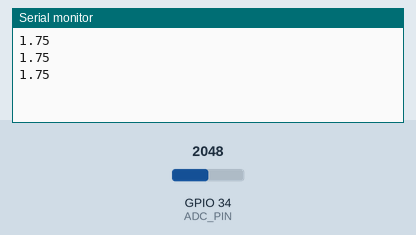
Simulated run of this sketch. Board: ESP32. Parts: the last lines printed to the serial monitor. The inputs (shaded band) are chosen by the test bench; at power-on: GPIO 34 (ADC_PIN) = 2048.

Above: at 1.3 s.
1.4 s: GPIO 34 (ADC_PIN) set to 2866
At 1.9 s:
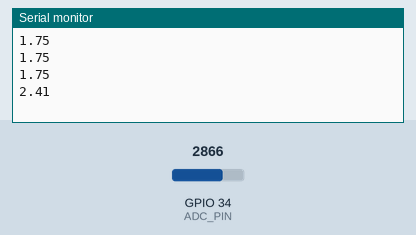
2.9 s: GPIO 34 (ADC_PIN) set to 3603
At 3.4 s:
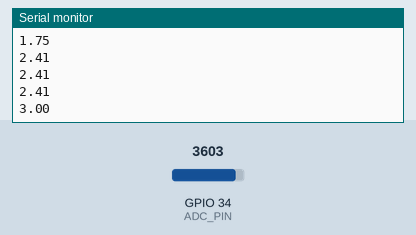
Timing chart, 0 to 5.9 s (numbered marks = the images above; inputs shaded):
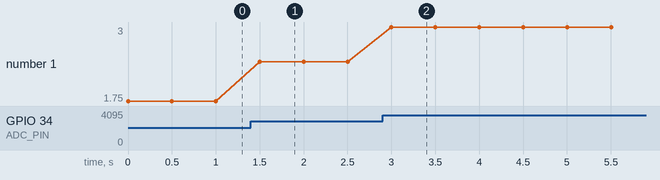

The sketch:

Vibranium.ino
```cpp
#define ADC_PIN 34

void setup() {
  Serial.begin(115200);
  pinMode(ADC_PIN, INPUT);

}

void loop() {
  int rawValue = analogRead(ADC_PIN);
  float voltage = ((rawValue / 4095.0) * 3.3) + 0.10;

  Serial.println(voltage);

  delay(500);
}
```

Measured:
- after the input at 1.4 s, the serial monitor: prints a new line after 0.10 s (image 1)
- after the input at 2.9 s, the serial monitor: prints a new line after 0.10 s (image 2)
- plotted number 1: 1.75 → 2.41 after the input at 1.4 s, 2.41 → 3 after the input at 2.9 s
